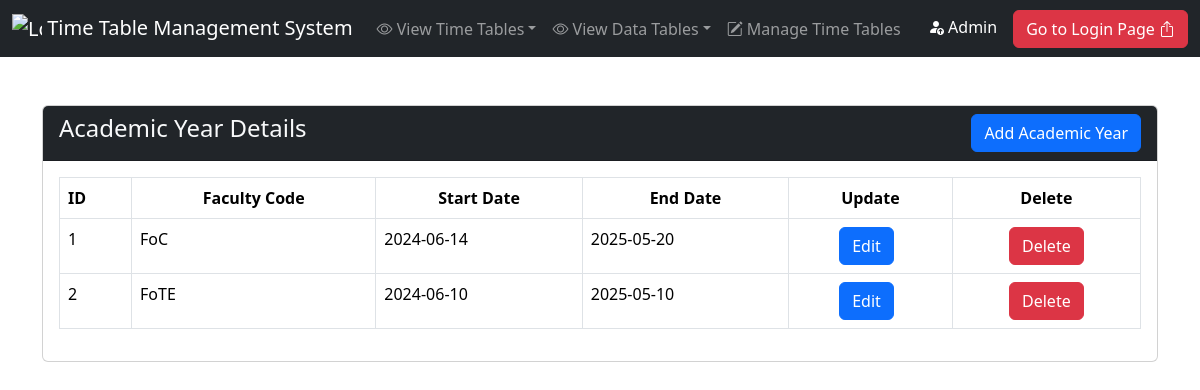
The app's page /academic_year/academic-details.php with its own data.
### tables this page shows
CREATE TABLE `academic_year` (
  `Academic_Year_Id` int(11) NOT NULL,
  `Academic_Year_From` date NOT NULL,
  `Academic_Year_To` date NOT NULL,
  `Faculty_Id` int(11) NOT NULL
);

CREATE TABLE `faculty` (
  `faculty_id` int(11) NOT NULL,
  `faculty_name` varchar(100) NOT NULL,
  `faculty_Code` varchar(50) NOT NULL
);

### academic_year/academic-details.php (the view, shortened to what this page needs)
<?php include("../includes/connect.php") ?>
<?php include("../includes/header.php") ?>
<div class="container">
    <div class="row">
        <div class="col-md-12 mt-5">
            <div class="card ">
                <div class="card-header d-flex justify-content-between bg-dark text-light">
                    <h4>Academic Year Details</h4>
                    <a href="academic-add.php" class="btn btn-primary">Add Academic Year</a>
                </div>
                <div class="card-body">
                    <table class="table table-bordered" id="myTable">
                        <thead>
                            <tr>
                                <th scope="col">ID</th>
                                <th scope="col" class="text-center">Faculty Code</th>
                                <th scope="col" class="text-center">Start Date</th>
                                <th scope="col" class="text-center">End Date</th>
                                <th scope="col" class="text-center">Update</th>
                                <th scope="col" class="text-center">Delete</th>
                            </tr>
                        </thead>
                        <tbody>
                            <?php
                            $sno = 1;
                            $sql = "SELECT a.Academic_Year_Id, a.Academic_Year_From, a.Academic_Year_To , f.Faculty_Code
                                        FROM Academic_Year a
                                        JOIN Faculty f ON a.Faculty_Id = f.Faculty_Id;
                                    ";
                            $result = mysqli_query($conn, $sql);
                            $num = mysqli_num_rows($result);
                            if ($num > 0) {
                                while ($num > 0) {
                                    $row = mysqli_fetch_assoc($result)
                            ?>
                                    <tr>
                                        <td><?php echo $sno ?></td>
                                        <td><?php echo $row['Faculty_Code'] ?></td>
                                        <td><?php echo $row['Academic_Year_From'] ?></td>
                                        <td><?php echo $row['Academic_Year_To'] ?></td>
                                        <td class="text-center">
                                            <a href="academic-edit.php?academic_year_id=<?php echo $row['Academic_Year_Id'] ?>" class="btn btn-primary edit me-2">Edit</a>
                                        </td>
                                        <td class="text-center">
                                            <form action="academic-code.php" method="POST">
                                                <a href="javascript:void(0);" class="academic-delete-btn btn btn-danger">Delete</a>
                                            </form>
                                        </td>
                                    </tr>
                            <?php
                                    $num = $num - 1;
                                    $sno = $sno + 1;
                                }
                            } else {
                                echo '<tr><td colspan="4">No data found</td></tr>';
                            }
                            ?>
                        </tbody>
                    </table>
                </div>
            </div>
        </div>
    </div>
</div>
<?php include("../includes/footer.php") ?>

### records on screen
academic_year: Faculty_Id.faculty_Code "FoC", Academic_Year_From "2024-06-14", Academic_Year_To "2025-05-20"
academic_year: Faculty_Id.faculty_Code "FoTE", Academic_Year_From "2024-06-10", Academic_Year_To "2025-05-10"
